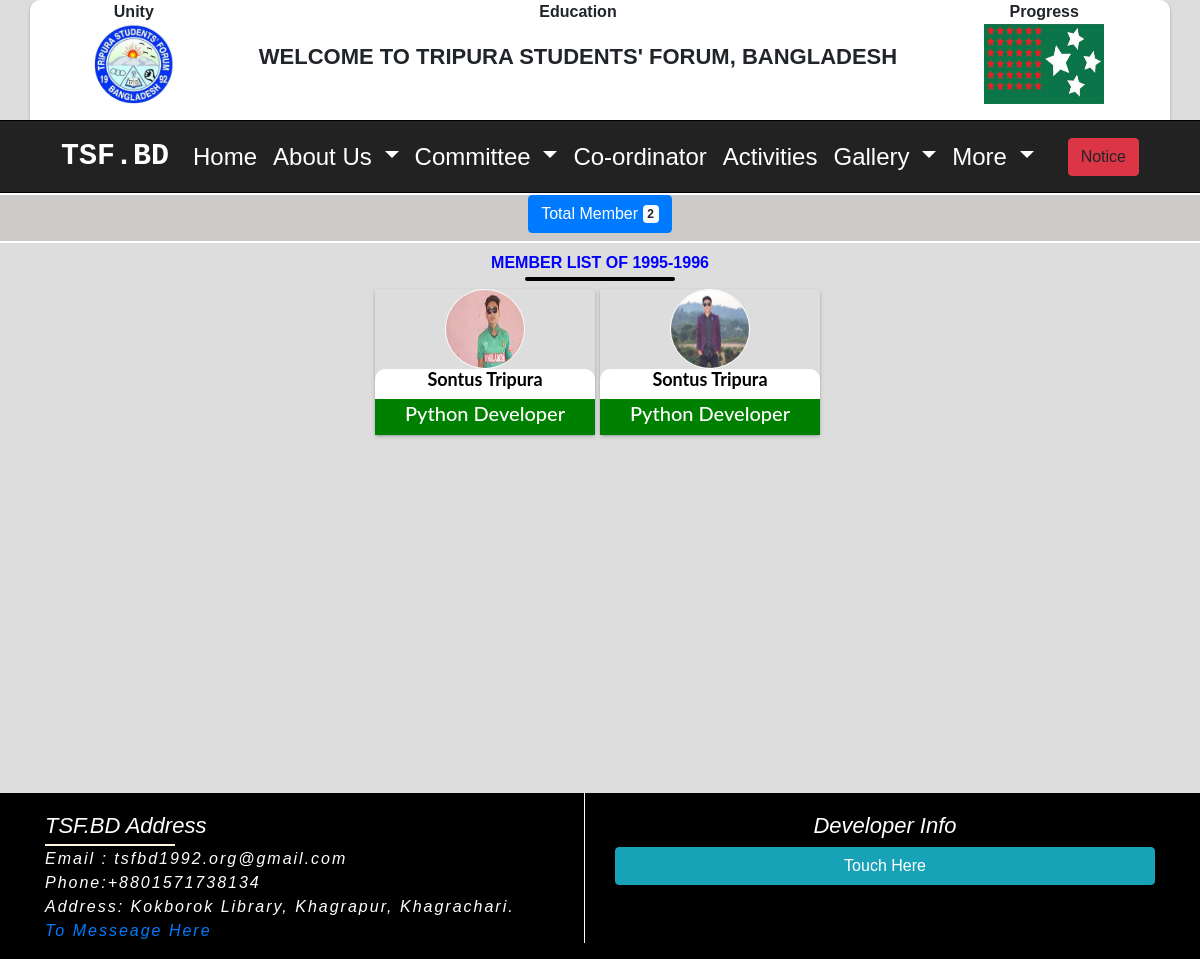
The app's page /central-leader/1995-1996/6/ with its own data.
### Home_app/models.py (models this page shows, shortened)
class TsfAboutSetting(models.Model):
    tsf_logo = models.ImageField(upload_to='tsf_logo', blank=True)
    tsf_flag = models.ImageField(upload_to='tsf_flag', blank=True)
    tsf_greeting = models.CharField(max_length=255, blank=True)
    country = models.CharField(max_length=255, blank=True)
    tsf_phone = models.CharField(max_length=255, blank=True)
    tsf_email = models.EmailField(max_length=255, blank=True)
    tsf_address = models.TextField(blank=True)
    tsf_about = models.TextField(blank=True)
    tsf_president_name = models.CharField(max_length=255, blank=True)
    tsf_president_photo = models.ImageField(upload_to='president_photo')
    tsf_president_title = models.CharField(max_length=255, blank=True)
    tsf_president_about = models.TextField(blank=True)
    tsf_secretary_name = models.CharField(max_length=255, blank=True)
    tsf_secretary_photo = models.ImageField(upload_to='secretary_photo')
    tsf_secretary_title = models.CharField(max_length=255, blank=True)
    tsf_secretary_about = models.TextField(blank=True)
    tsf_fb_link = models.URLField(max_length=255, blank=True)
    tsf_twitter_link = models.URLField(max_length=255, blank=True)
    tsf_instagram_link = models.URLField(max_length=255, blank=True)
    tsf_linkdin_link = models.URLField(max_length=255, blank=True)
    tsf_youtube_link = models.URLField(max_length=255, blank=True)
    class Meta:
        verbose_name_plural = "TSF ABOUT"

### CommitteApp/models.py (models this page shows, shortened)
class CentralYear(models.Model):
    yearname = models.CharField(max_length=30)
    slug = AutoSlugField(populate_from='yearname')
    def __str__(self):
        return self.yearname
    class Meta:
        verbose_name_plural = "central year"

class CentralMember(models.Model):
    STATUS = (
    ('University', 'University'),
    ('College', 'College'),
    ('School', 'School'),
    ('Job', 'Job'),
    ('Other', 'Other'),
    )
    session = models.ForeignKey(CentralYear, on_delete=models.CASCADE)
    photo = models.ImageField(upload_to='central', blank=True)
    name = models.CharField(max_length=50)
    slug = AutoSlugField(populate_from='name')
    position = models.CharField(max_length=50)
    blood_group = models.CharField(max_length=20, blank=True)
    phone = models.CharField(max_length=11, blank=True)
    village = models.CharField(max_length=200, blank=True)
    thana = models.CharField(max_length=200, blank=True)
    district = models.CharField(max_length=200, blank=True)
    gender = models.CharField(max_length=20, default="Male", choices=(("Male", "Male"), ("Female", "Female")))
    current_enroll = models.CharField(max_length=200, null=True, choices=STATUS)
    facebook = models.URLField(blank=True)
    twitter = models.URLField(blank=True)
    instagram = models.URLField(blank=True)
    linkdin = models.URLField(blank=True)
    class Meta:
        verbose_name_plural = 'Central Member'

### CommitteApp/views.py (the view)
# urls.py: path('central-leader/<slug:slug>/<int:pk>/', views.central_leader, name='central_leader'),
def central_leader(request, slug, pk):
    central_year = CentralYear.objects.get(slug=slug, pk=pk)
    centralLeader = CentralMember.objects.all().filter(session__exact=central_year)
    context = {'central_year': central_year, 'centralLeader': centralLeader}
    return render(request, 'committee/central_leader/central_leader.html', context)

### About_app/context_processors.py (called while the page is built)
def about_categories(request):
    about_categories = Category.objects.all()
    return {'about_categories': about_categories }

### Home_app/context_processors.py (called while the page is built)
def about_inform(request):
    about_inform = TsfAboutSetting.objects.first()
    return {'about_inform': about_inform}

def developer_info(request):
    developer_info = DeveloperInfo.objects.first()
    return {'developer_info': developer_info}

### Notice/context_processors.py (called while the page is built)
def notice_list(request):
    notice_list = NoticeBoard.objects.filter(publish_date__lte=timezone.now()).order_by('-publish_date')[:1]
    return {'notice_list': notice_list }

### templates/committee/central_leader/central_leader.html (shortened to what this page needs)
{% extends 'home/base.html' %}
{% load static %}
{% block body %}
<section class="branch_name_list_section">
    <div class="branch_navbar">
       <div class="container text-center">
        <button type="button" class="btn btn-primary">
            Total Member <span class="badge badge-light">{{ centralLeader.count }}</span>
          </button>
     </div>
    </div>
<div class="container">
    <h1 class="branch_heading_title"> Member list of {{ central_year }} </h1>
    <div class="row justify-content-center">
  {% for member in centralLeader %}
      <a href="{% url 'central_leader_details' member.slug member.pk %}">
        <div class="leader-box">
          <div class="leader-image-box">
            <img src="{% if member.photo %}{{ member.photo.url }} {% else %} {% static 'img/default.jpg' %} {% endif %}" alt="" class="img-fluid leader-image">
          </div>
          <div class="name-box">
            <h2 class="names">{{ member.name }}</h2>
          </div>
          <div class="positon-box">
           <h3>{{ member.position}}</h3>
          </div>
      </div>
</a>
      {% empty %}
      <div class="alert alert-danger" role="alert">
        Not added yet..thank you
        </div>
      {% endfor %}
    </div>
  </div>
</section>
{% endblock %}

### templates/home/banner.html
{% load static %}
<section id="banner_section">
  <div class="container logoheder">
     <div class="tsf-logo-box">
       <p  class="dignity">Unity</p>
       <img src="{{ about_inform.tsf_logo.url }}" alt="logo" class="tsf_logo_banner">
     </div>
     <div class="tsf-text-box">
       <p class="dignity">Education</p>
      <h3 class="banner_text">{{ about_inform.tsf_greeting}}, {{ about_inform.country}}</h3>
    </div>
    <div class="tsf-flag-box">
      <p  class="dignity">Progress</p>
      <img src="{{ about_inform.tsf_flag.url}}" alt="flag" class="tsf_flag_banner">
    </div>
    </div>
    </section>

### templates/home/footer.html (shortened to what this page needs)
<div class="container">
    <div class="row">
       <div class="col-md-6">
   <div class="side_left">
    <ul class="footer_list">
      <h2 class="Tsf_info">TSF.BD Address </h2>
       <li class="tsf_email"> Email : {{ about_inform.tsf_email }}</li>
       <li> Phone:{{ about_inform.tsf_phone }}</li>
       <li> Address: {{ about_inform.tsf_address }}</li>
       <li> <a href="{% url 'contact' %}">To Messeage Here</a></li>
     </ul>
   </div>
       </div>
       <div class="col-md-6">
<div class="footer_list">
  <h2 class="developer_title">Developer Info</h2>
<button type="button" class="btn btn-info btn-block" data-toggle="modal" data-target="#exampleModalCenter">
Touch Here
</button>
</div>
            </div>
    </div>
</div>

### Home_app/static/css/home.css (style rules this page uses)
* { margin: 0; padding: 0; }
body { font-family: 'Poppins', sans-serif; }
.logoheder { height: 120px; background: #fff; overflow: hidden; border-radius:10px 10px 0px 0px; box-shadow: rgba(50, 50, 93, 0.25) 0px 2px 5px -1px, rgba(0, 0, 0, 0.3) 0px 1px 3px -1px; }
.dignity { margin: 0; padding: 0; text-align: center; text-transform: capitalize; font-weight: bold; }
.tsf-logo-box { text-align: center; float: left; width: 16%; }
.tsf_logo_banner { height: 80px; width: 80px; border-radius: 50%; }
.tsf-text-box { margin-left: -22px; text-align: center; width: 68%; float: left; }
.tsf_flag_banner { height: 80px; width: 120px; }
.tsf-flag-box { text-align: center; float: left; width: 16%; }
.banner_text { margin-top: 20px; font-weight: bold; text-transform: uppercase; font-size: 22px; }

### Home_app/static/css/leader_app.css (style rules this page uses)
.branch_heading_title { margin-top: 10px; text-align: center; font-size: 16px; text-transform: uppercase; color: blue; font-weight: bold; }
.branch_heading_title:after { content: ''; display: block; width: 150px; height: 4px; background: #000; margin: 5px auto; border-radius: 10px; }
.branch_navbar { min-height: 50px; background-color: rgba(124, 106, 106, 0.171); border-bottom: 2px solid #fff; border-top: 2px solid #fff; }
.branch_name_list_section { min-height: 600px; }
.leader-box { min-height: 120px; min-width: 220px; text-align: center; margin-right: 5px; margin-bottom: 5px; font-family: 'Lato', sans-serif; transition: all ease-in-out; box-shadow: rgba(50, 50, 93, 0.25) 0px 2px 5px -1px, rgba(0, 0, 0, 0.3) 0px 1px 3px -1px; }
.leader-image { border: 1px solid #fff; height: 80px; width: 80px; border-radius: 50%; }
.name-box { margin: 0px; background-color: #fff; height: 30px; border-top-right-radius: 10px; border-top-left-radius: 10px; }
.names { font-size: 18px; font-weight: bold; color: #000!important; text-transform: capitalize; }
.positon-box { padding: 2px; background: green; }
.positon-box h3 { color: #fff; font-size: 20px; text-transform: capitalize; }

### Home_app/static/css/footer.css (style rules this page uses)
.footer_list { padding-top: 20px; }
.side_left { border-right: 1px solid #fff; }
.footer_list li { font-size: 16px; letter-spacing: 2px; font-style: italic; list-style: none; color: #fff; }
.tsf_email { font-size: 16px; font-style: italic; }
.developer_title { text-align: center; color: #fff!important; font-size: 22px; font-style: italic; }
.Tsf_info { color: #fff; font-size: 22px; font-style: italic; position: relative; }
.Tsf_info::after { position: absolute; content: ''; height: 2px; width: 130px; display: block; margin-top: 5px; background: cornsilk; }

### records on screen
TsfAboutSetting: tsf_logo (picture), tsf_greeting "WELCOME TO TRIPURA STUDENTS' FORUM", country "BANGLADESH", tsf_flag (picture), tsf_email "tsfbd1992.org@gmail.com", tsf_phone "+8801571738134", tsf_address "Kokborok Library, Khagrapur, Khagrachari."
CentralYear: yearname "1995-1996"
CentralMember: photo (picture), name "Sontus Tripura", position "Python Developer"
CentralMember: photo (picture), name "Sontus Tripura", position "Python Developer"

### other values on screen
{{ centralLeader.count }} "2"
